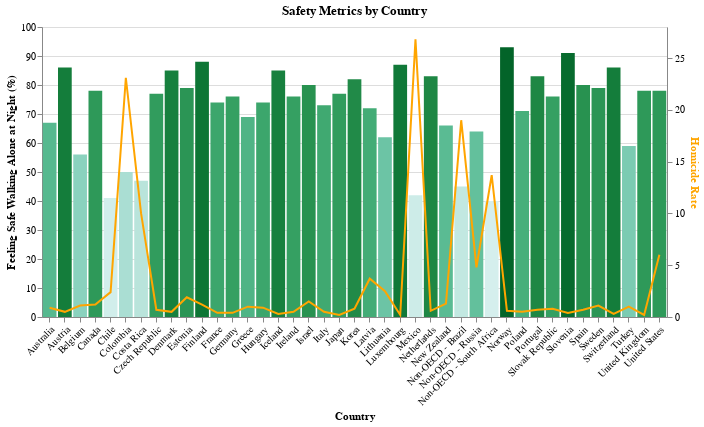

This figure's notebook cell:
### Markdown cell above
### Visualisation 5: Safety

### Code cell
safety_df = df[['Country', 'Safety - Feeling safe walking alone at night as pct', 'Safety - Homicide rate as rat']]


base = alt.Chart(safety_df).encode(
    alt.X('Country', axis=alt.Axis(title='Country', labelAngle=-45))
).properties(
    title='Safety Metrics by Country',
    width=625,
    height=290
)


line = base.mark_line(color='orange').encode(
    alt.Y('Safety - Homicide rate as rat',
          axis=alt.Axis(title='Homicide Rate', titleColor='orange'))
)


bar = base.mark_bar().encode(
    alt.Y('Safety - Feeling safe walking alone at night as pct',
          axis=alt.Axis(title='Feeling Safe Walking Alone at Night (%)')),
    color=alt.Color('Safety - Feeling safe walking alone at night as pct', scale=common_color_scale, legend=None),
    tooltip=[alt.Tooltip('Country', title='Country'),
             alt.Tooltip('Safety - Feeling safe walking alone at night as pct', title='Feeling Safe Walking Alone at Night(%)')]
)


dual_axis_chart = alt.layer(bar, line).resolve_scale(
    y='independent'
)

dual_axis_chart

### Figure 1 — Vega-Lite specification as saved in the notebook (floating-point values rounded to 4 significant figures)
{"config": {"view": {"continuousWidth": 300, "continuousHeight": 300}}, "layer": [{"mark": {"type": "bar"}, "encoding": {"color": {"field": "Safety - Feeling safe walking alone at night as pct", "legend": null, "scale": {"scheme": "bluegreen"}, "type": "quantitative"}, "tooltip": [{"field": "Country", "title": "Country", "type": "nominal"}, {"field": "Safety - Feeling safe walking alone at night as pct", "title": "Feeling Safe Walking Alone at Night(%)", "type": "quantitative"}], "x": {"axis": {"labelAngle": -45, "title": "Country"}, "field": "Country", "type": "nominal"}, "y": {"axis": {"title": "Feeling Safe Walking Alone at Night (%)"}, "field": "Safety - Feeling safe walking alone at night as pct", "type": "quantitative"}}, "title": "Safety Metrics by Country"}, {"mark": {"type": "line", "color": "orange"}, "encoding": {"x": {"axis": {"labelAngle": -45, "title": "Country"}, "field": "Country", "type": "nominal"}, "y": {"axis": {"title": "Homicide Rate", "titleColor": "orange"}, "field": "Safety - Homicide rate as rat", "type": "quantitative"}}, "title": "Safety Metrics by Country"}], "data": {"name": "data-88a35fcfd7a8c642b33f2bd48fa799e9"}, "height": 290, "resolve": {"scale": {"y": "independent"}}, "width": 625, "$schema": "https://vega.github.io/schema/vega-lite/v5.15.1.json", "datasets": {"data-88a35fcfd7a8c642b33f2bd48fa799e9": [{"Country": "Australia", "Safety - Feeling safe walking alone at night as pct": 67, "Safety - Homicide rate as rat": 0.9}, {"Country": "Austria", "Safety - Feeling safe walking alone at night as pct": 86, "Safety - Homicide rate as rat": 0.5}, {"Country": "Belgium", "Safety - Feeling safe walking alone at night as pct": 56, "Safety - Homicide rate as rat": 1.1}, {"Country": "Canada", "Safety - Feeling safe walking alone at night as pct": 78, "Safety - Homicide rate as rat": 1.2}, {"Country": "Chile", "Safety - Feeling safe walking alone at night as pct": 41, "Safety - Homicide rate as rat": 2.4}, {"Country": "Colombia", "Safety - Feeling safe walking alone at night as pct": 50, "Safety - Homicide rate as rat": 23.1}, {"Country": "Costa Rica", "Safety - Feeling safe walking alone at night as pct": 47, "Safety - Homicide rate as rat": 10.0}, {"Country": "Czech Republic", "Safety - Feeling safe walking alone at night as pct": 77, "Safety - Homicide rate as rat": 0.7}, {"Country": "Denmark", "Safety - Feeling safe walking alone at night as pct": 85, "Safety - Homicide rate as rat": 0.5}, {"Country": "Estonia", "Safety - Feeling safe walking alone at night as pct": 79, "Safety - Homicide rate as rat": 1.9}, {"Country": "Finland", "Safety - Feeling safe walking alone at night as pct": 88, "Safety - Homicide rate as rat": 1.2}, {"Country": "France", "Safety - Feeling safe walking alone at night as pct": 74, "Safety - Homicide rate as rat": 0.4}, {"Country": "Germany", "Safety - Feeling safe walking alone at night as pct": 76, "Safety - Homicide rate as rat": 0.4}, {"Country": "Greece", "Safety - Feeling safe walking alone at night as pct": 69, "Safety - Homicide rate as rat": 1.0}, {"Country": "Hungary", "Safety - Feeling safe walking alone at night as pct": 74, "Safety - Homicide rate as rat": 0.9}, {"Country": "Iceland", "Safety - Feeling safe walking alone at night as pct": 85, "Safety - Homicide rate as rat": 0.3}, {"Country": "Ireland", "Safety - Feeling safe walking alone at night as pct": 76, "Safety - Homicide rate as rat": 0.5}, {"Country": "Israel", "Safety - Feeling safe walking alone at night as pct": 80, "Safety - Homicide rate as rat": 1.5}, {"Country": "Italy", "Safety - Feeling safe walking alone at night as pct": 73, "Safety - Homicide rate as rat": 0.5}, {"Country": "Japan", "Safety - Feeling safe walking alone at night as pct": 77, "Safety - Homicide rate as rat": 0.2}, {"Country": "Korea", "Safety - Feeling safe walking alone at night as pct": 82, "Safety - Homicide rate as rat": 0.8}, {"Country": "Latvia", "Safety - Feeling safe walking alone at night as pct": 72, "Safety - Homicide rate as rat": 3.7}, {"Country": "Lithuania", "Safety - Feeling safe walking alone at night as pct": 62, "Safety - Homicide rate as rat": 2.5}, {"Country": "Luxembourg", "Safety - Feeling safe walking alone at night as pct": 87, "Safety - Homicide rate as rat": 0.2}, {"Country": "Mexico", "Safety - Feeling safe walking alone at night as pct": 42, "Safety - Homicide rate as rat": 26.8}, {"Country": "Netherlands", "Safety - Feeling safe walking alone at night as pct": 83, "Safety - Homicide rate as rat": 0.6}, {"Country": "New Zealand", "Safety - Feeling safe walking alone at night as pct": 66, "Safety - Homicide rate as rat": 1.3}, {"Country": "Norway", "Safety - Feeling safe walking alone at night as pct": 93, "Safety - Homicide rate as rat": 0.6}, {"Country": "Poland", "Safety - Feeling safe walking alone at night as pct": 71, "Safety - Homicide rate as rat": 0.5}, {"Country": "Portugal", "Safety - Feeling safe walking alone at night as pct": 83, "Safety - Homicide rate as rat": 0.7}, {"Country": "Slovak Republic", "Safety - Feeling safe walking alone at night as pct": 76, "Safety - Homicide rate as rat": 0.8}, {"Country": "Slovenia", "Safety - Feeling safe walking alone at night as pct": 91, "Safety - Homicide rate as rat": 0.4}, {"Country": "Spain", "Safety - Feeling safe walking alone at night as pct": 80, "Safety - Homicide rate as rat": 0.7}, {"Country": "Sweden", "Safety - Feeling safe walking alone at night as pct": 79, "Safety - Homicide rate as rat": 1.1}, {"Country": "Switzerland", "Safety - Feeling safe walking alone at night as pct": 86, "Safety - Homicide rate as rat": 0.3}, {"Country": "Turkey", "Safety - Feeling safe walking alone at night as pct": 59, "Safety - Homicide rate as rat": 1.0}, {"Country": "United Kingdom", "Safety - Feeling safe walking alone at night as pct": 78, "Safety - Homicide rate as rat": 0.2}, {"Country": "United States", "Safety - Feeling safe walking alone at night as pct": 78, "Safety - Homicide rate as rat": 6.0}, {"Country": "Non-OECD - Brazil", "Safety - Feeling safe walking alone at night as pct": 45, "Safety - Homicide rate as rat": 19.0}, {"Country": "Non-OECD - Russia", "Safety - Feeling safe walking alone at night as pct": 64, "Safety - Homicide rate as rat": 4.8}, {"Country": "Non-OECD - South Africa", "Safety - Feeling safe walking alone at night as pct": 40, "Safety - Homicide rate as rat": 13.7}]}}
